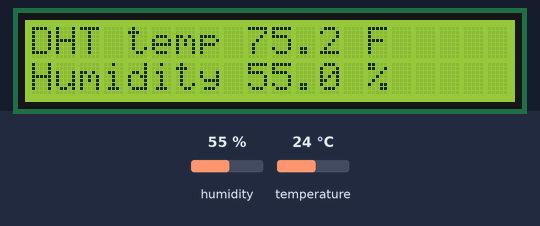
Recording of a sketch running on a simulated Arduino Nano, built with avr-gcc and run on an emulated ATmega328P. On the bench: 20×2 character LCD. The test bench sets the inputs (shaded band); at power-on: humidity 55 %, temperature 24 °C. What the sketch prints to the serial monitor is not drawn.

Above: at 3.1 s.
3.2 s: humidity set to 22 %
At 4.6 s:
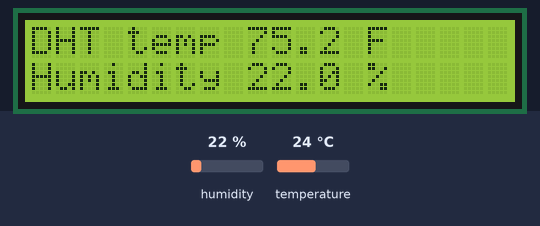
5.1 s: temperature set to 12 °C
At 6.8 s:
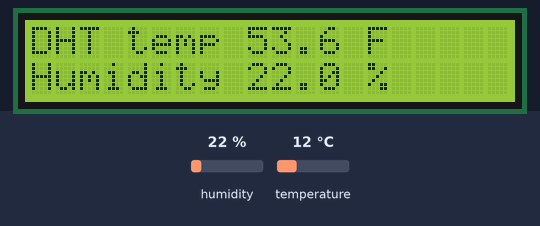
7.1 s: humidity set to 40 %
At 8.3 s:
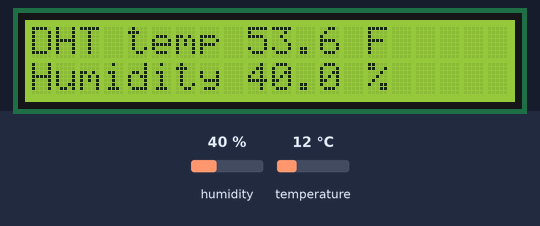
9.2 s: temperature set to 19 °C
At 10.7 s:
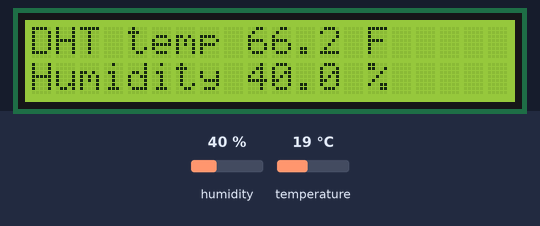
Timing chart, 0 to 12.2 s (numbered marks = the images above; inputs shaded):
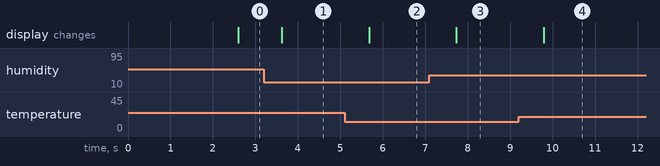

Measured:
- after the input at 3.2 s, the display: changes after 0.42 s (image 1)
- after the input at 5.1 s, the display: changes after 0.58 s (image 2)
- after the input at 7.1 s, the display: changes after 0.64 s (image 3)
- after the input at 9.2 s, the display: changes after 0.59 s (image 4)

The sketch:

DHT11_Nano.ino
```cpp
#include "dht11.h"
#include <LiquidCrystal.h>


// analog pins
#define DHT_PIN A0

dht11 DHT;

LiquidCrystal lcd(3, 2, 10, 9, 8, 7);

void setup(){
  lcd.begin(20, 2);
  lcd.print("DHT 11 Nano");

  Serial.begin(115200);

  delay(500);//Delay to let system boot

  Serial.println("DHT11 Nano\n\n");
  delay(1000);//Wait before accessing Sensor
}

void displayDHT(float rh, float temp)
{
  static char buff[32];

  sprintf(buff, "DHT temp %d.%1d F", (int)temp, (int)(temp*10)%10);

  // set the cursor to column 0, line 'row'
  lcd.setCursor(0, 0);
  lcd.print(buff);

  sprintf(buff, "Humidity %d.%1d %%", (int)rh, (int)(rh*10)%10);

  lcd.setCursor(0, 1);
  lcd.print(buff);
}


void loop(){

  delay(1000);

  DHT.read(DHT_PIN);

  Serial.print("Current humidity = ");
  Serial.print(DHT.humidity);
  Serial.print("%  ");
  Serial.print("temperature = ");
  Serial.print(DHT.temperature);
  Serial.println("C  ");

  displayDHT(DHT.humidity, DHT.temperature * 9.0/5.0 + 32.0);

}// end loop()
```
